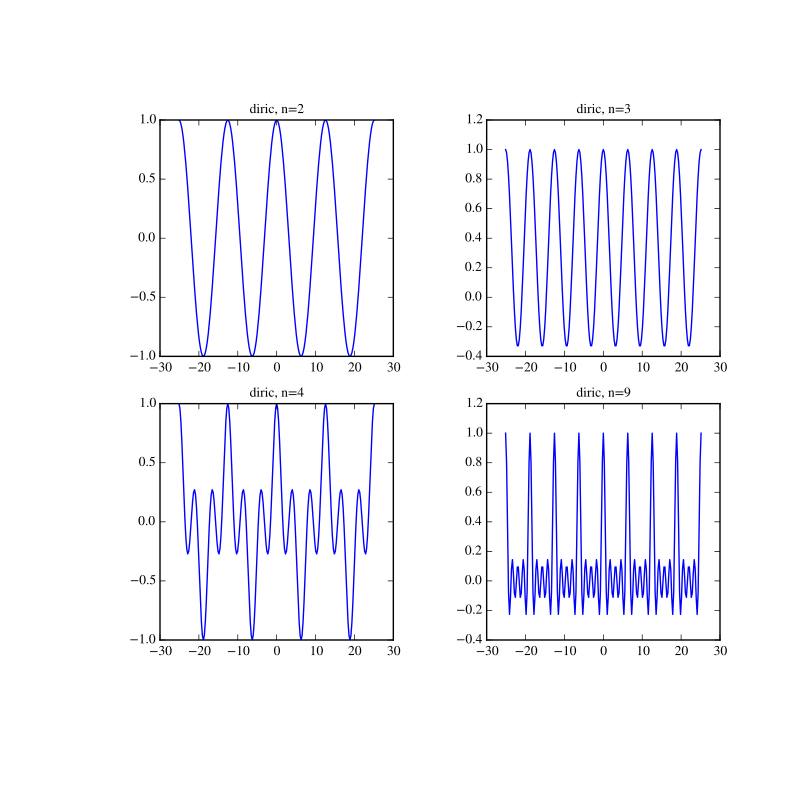

This chart was generated by the following Python code:
from scipy import special
import matplotlib.pyplot as plt

x = np.linspace(-8*np.pi, 8*np.pi, num=201)
plt.figure(figsize=(8,8));
for idx, n in enumerate([2,3,4,9]):
    plt.subplot(2, 2, idx+1)
    plt.plot(x, special.diric(x, n))
    plt.title('diric, n={}'.format(n))
plt.show()
